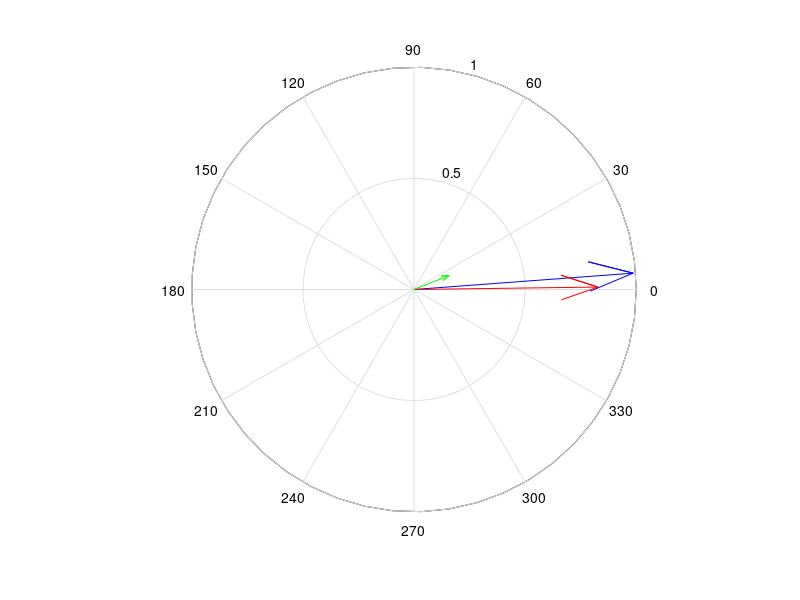
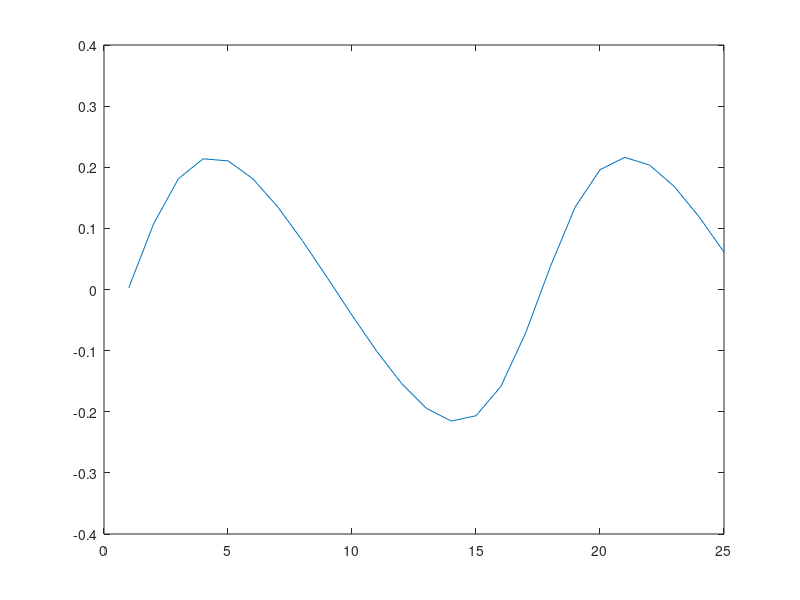

MATLAB code to generate these figures, in order:
phis = [];
angs=[];
close all

% Arterial Volume of a ROI normalized to 100g ~ 15% of 4% total CBV
% Arteriolar volume of a ROI normalized to 100g ~ 10% of 4% total CBV
% Capillary volume of a ROI normalized to 100g ~ 10% of 4% total CBV
% Venule volume of a ROI normalized to 100g ~ 20% of 4% total CBV
% Venous volume of a ROI normalized to 100g ~ 45% of 4% total CBV
Ca = 0.20;

% Ca = is the arterial volume fraction
f = 0.015;

% Cb is the tissue volume fraction
Cb = 1-Ca;

Gz = 4;  % Flow crusher gradient:  G / cm
dt = 0.002; % imaging time during which phase is accrued
Delta = 0.0088;



alpha = 0.9
R1a = 1/1.6;  % arterial R1
Ttrans = 1.2;  % transit time in seconds
alpha = alpha*exp(-Ttrans * R1a); %( T1 adjusted inversion efficiency)

%alpha = 0

% reduce the arterial contribution gradually now
for vz =5:-0.2: 0.1 ;
    % fraction of the signal in arteries (not capillaries or tissue)
    %Ca = 0.5;

    %vz = 2;
    % arterial velocity cm/s
    % f = 0.015 ; % perfusion rate ml/s/ml
    % using the relationship from our model
    % vz = 2 + (0.2)*(f-0.01)*(2/0.01)

    gamma = 2*pi*4.257e3; % rad/s/gauss
    % phia = gamma * Gz * vz * (-2*dt)^2;
    phia = -gamma * Gz * vz * Delta* dt; % see notebook p. 53 (2.21.08)
    phis = [phis phia];


    % the amount of spins that goes into the tissue is Cf
    [Ca Cb ];
    phib = 0;

    % tissue complex signal
    bsig = Cb *  exp(-i*phib);
    % arterial complex signal
    asig = (1-2*alpha)*Ca*exp(-i*phia);

    % net signal in the control case
    signal1 = ...
        Cb * exp(-i*phib) ...
        + Ca * exp(-i*phia);

    % net signal in the tagged case
    signal2 = ...
        Cb *  exp(-i*phib) ...
        + (1-2*alpha)*Ca*exp(-i*phia);

    % complex subtracted signal:
    asl = signal1 - signal2
    
    [phia phib angle(signal1) angle(signal2) angle(asl)]
    angs = [angs angle(signal1)-angle(signal2)];
    
    
    
    % show controla and tag 
    compass( real(signal1) ,  imag(signal1))
    hold on
    compass( real(signal2) ,  imag(signal2),'r')
    compass( real(asl), imag(asl),'g')
    hold off
    drawnow
    pause(0.1)
end
VENC = 2*pi / (gamma * Gz * Delta* dt) % see notebook p. 53 (2.21.08)
figure
plot( angs)

% some calculations from  Grubb
% flow increase of 20%
% (v/v0) = (f/f0)^0.38

relV = (1.3)^0.38
